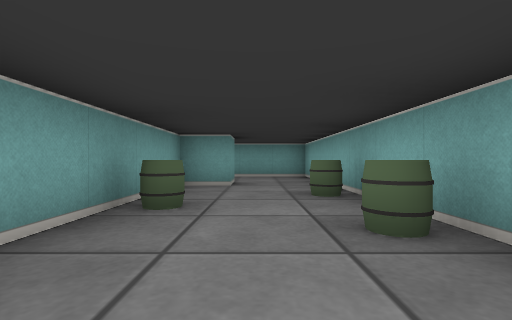
View 1 (above)

16 first-person views from a walk through a cub3D maze. The camera is about half as high as the walls, looks level and sees 85° across. The floor is counted in squares. Each view is taken from the middle of a square. On the plan, view 1 faces up. The plan holds only what a view shows up to about 9 squares ahead; the rest is blank.

View 2
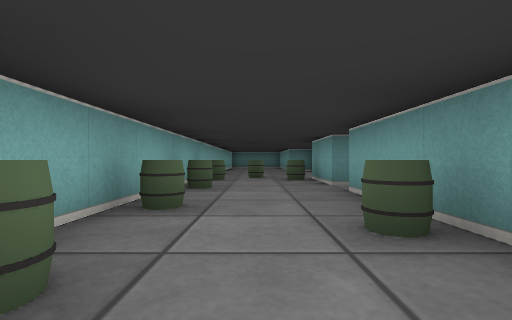

View 3
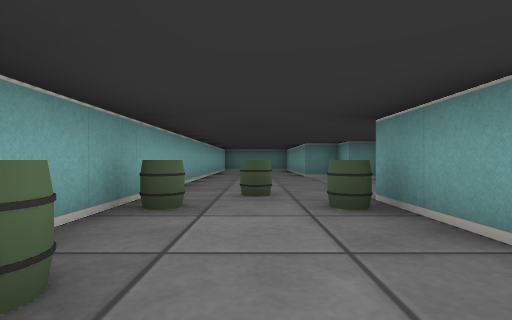

View 4
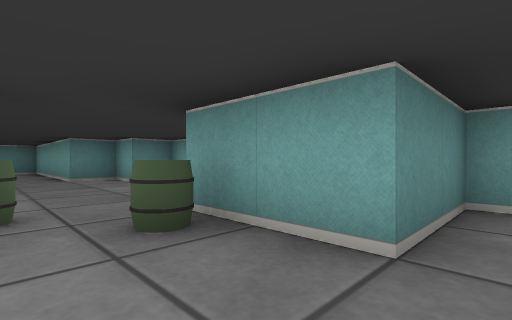

View 5
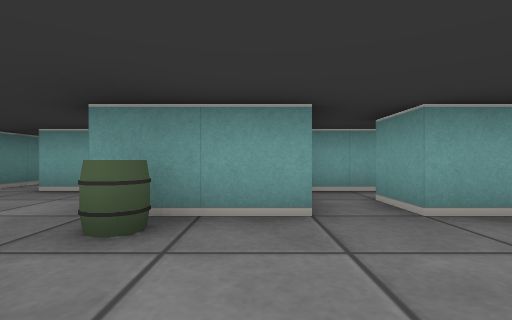

View 6
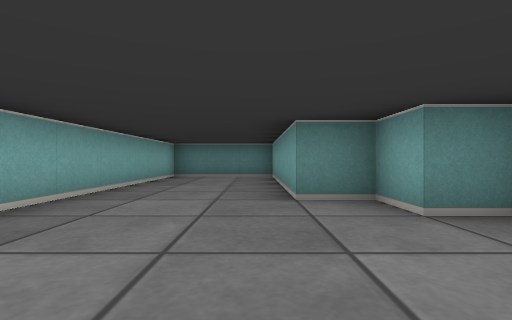

View 7
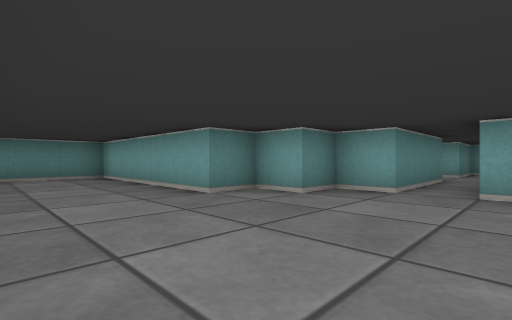

View 8
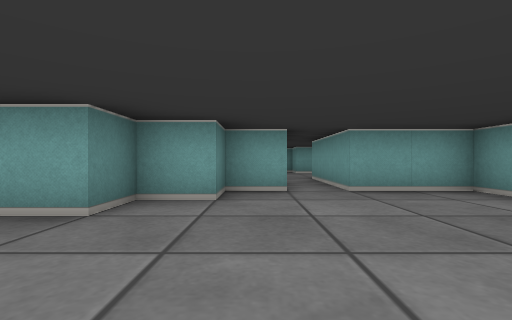

View 9
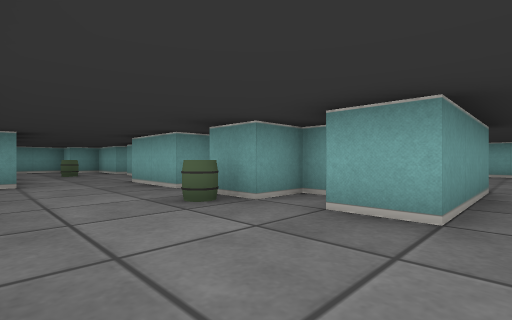

View 10
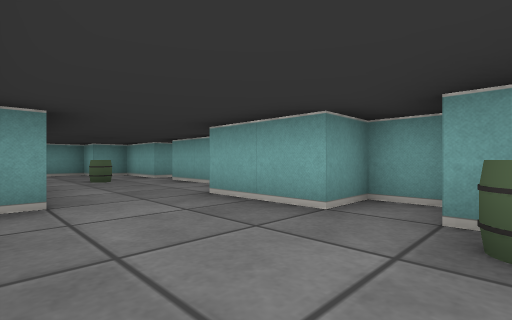

View 11
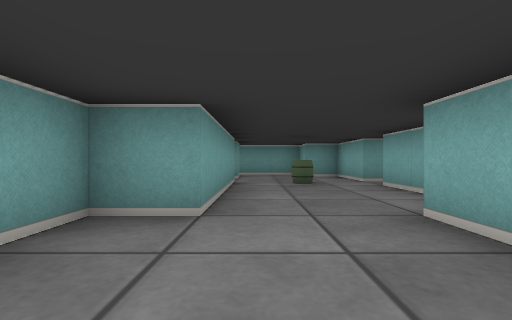

View 12
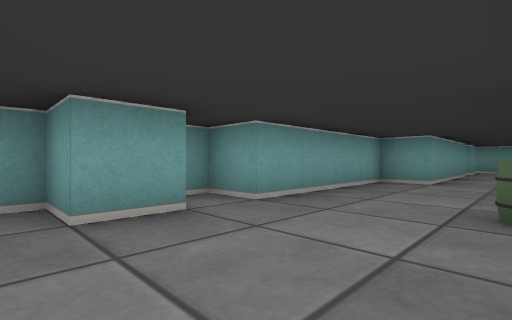

View 13
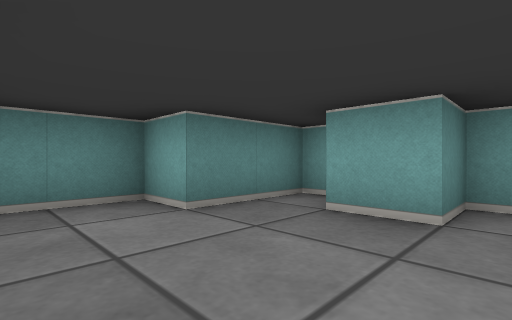

View 14
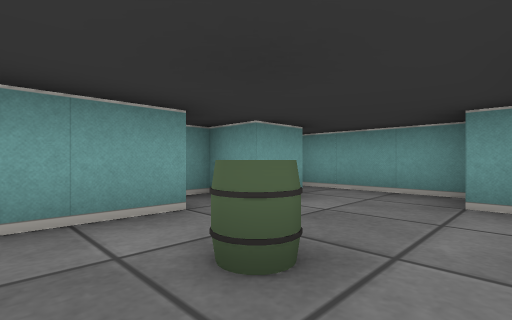

View 15
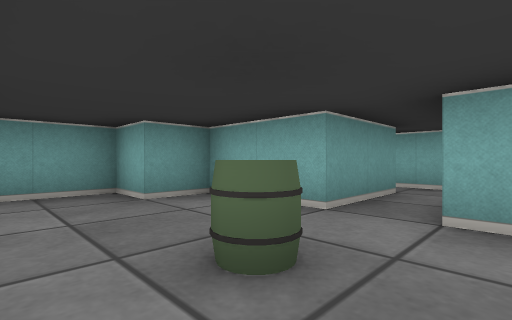

View 16
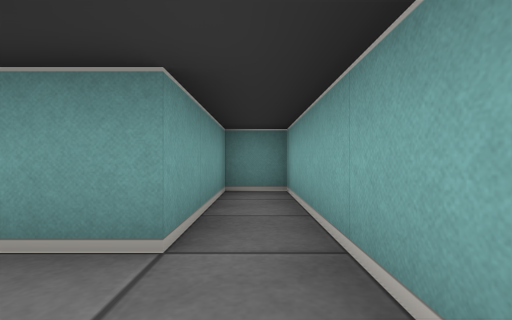

### Floor plan
Points are (right, up) in squares from view 1. A wall is a line through its corners. A room is listed if a view was taken in it or the views show most of it. See-through windows are left out.
Room 1 (views 1, 2, 3, 4, 5, 6, 7, 8)
walls: (-2.8, -2.5) (-3.5, -2.5) (-3.5, -4.5) (-6.5, -4.5); (-2.5, -0.5) (-1.5, -0.5) (-1.5, -2.5); (-6.5, -5.5) (-3.5, -5.5) (-3.5, -6.5) (-2.5, -6.5) (-2.5, -7.5) (-1.5, -7.5) (-1.5, -12.5) (1.5, -12.5) (1.5, 8.5) (-0.6, 8.5); (-0.5, 6.5) (-0.5, 5.5) (-1.5, 5.5) (-1.5, 0.5) (-2.5, 0.5)
ways out: opening at (-6, -5) to room 2; opening at (-2, 0) to room 3
objects: barrel (-1, -2); barrel (-1, 3); barrel (0, -3); barrel (1, -2); barrel (1, 0); barrel (1, 2); barrel (1, 4)
Room 2 (views 9, 10, 11, 12, 13, 14, 15)
walls: (-5.5, 2.9) (-5.5, 4.5); (-5.5, -1.4) (-5.5, -0.5) (-6.5, -0.5) (-6.5, 1.5); (-8.5, 5.5) (-8.5, 1.5) (-9.5, 1.5) (-9.5, -2.5) (-10.5, -2.5) (-10.5, -3.5) (-9.5, -3.5) (-9.5, -4.5) (-10.5, -4.5) (-10.5, -5.5) (-8.5, -5.5) (-8.5, -6.5) (-7.1, -6.5); (-5.5, -3) (-5.5, -2.5) (-6.5, -2.5) (-6.5, -1.5); (-5.5, 5.5) (-5.5, 7.5) (-6.5, 7.5) (-6.5, 8.5) (-9.2, 8.5); (-6.5, -4.5) (-6.5, -3.5); (-8.5, 7.5) (-8.5, 6.5) (-9.5, 6.5) (-9.5, 6)
ways out: opening at (-6, -5) to room 1; opening at (-4.5, 5) to room 3
objects: barrel (-7, -2); barrel (-7, 5)
Room 3 (view 16)
walls: (-2.5, 4.5) (-2.5, 8.5) (-3.5, 8.5) (-3.5, 5.5) (-5.5, 5.5); (-3.5, 1) (-3.5, -0.5) (-2.5, -0.5)
ways out: opening at (-2, 0) to room 1; opening at (-4.5, 5) to room 2

Where each view was taken, in squares from view 1:
view 1: 0 up, 0 right, facing up
view 2: 5 up, 0 right, facing down
view 3: 1 up, 0 right, facing down
view 4: 0 up, 0 right, facing down-left
view 5: 1 down, 1 right, facing left
view 6: 4 down, 1 left, facing down
view 7: 4 down, 1 right, facing down-left
view 8: 6 down, 1 right, facing left
view 9: 5 down, 9 left, facing up-right
view 10: 2 down, 9 left, facing up-right
view 11: 1 down, 8 left, facing up
view 12: 5 down, 7 left, facing up-left
view 13: 3 down, 7 left, facing down-left
view 14: 4 up, 6 left, facing up-left
view 15: 4 up, 8 left, facing up-right
view 16: 4 up, 3 left, facing up
